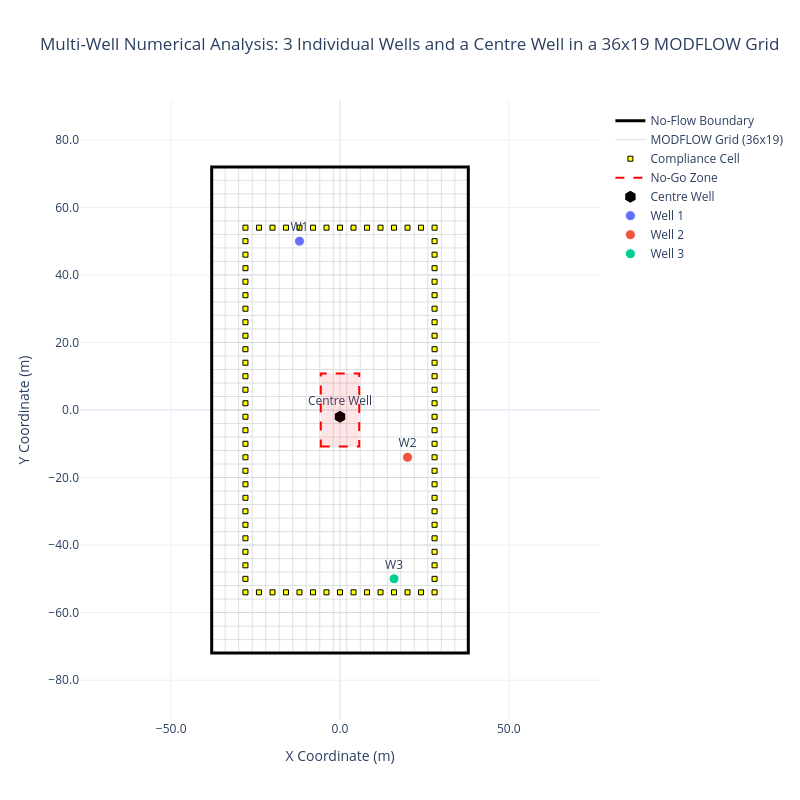

The notebook cell this image was saved under:
### Code cell
# generate grid lines for plotting
x_edges = np.linspace(-lx/2, lx/2, ncol + 1)
y_edges = np.linspace(-ly/2, ly/2, nrow + 1)

grid_x, grid_y = [], []
for x in x_edges:
    grid_x.extend([float(x), float(x), None])
    grid_y.extend([float(y_edges[0]), float(y_edges[-1]), None])
for y in y_edges:
    grid_x.extend([float(x_edges[0]), float(x_edges[-1]), None])
    grid_y.extend([float(y), float(y), None])

fig = go.Figure()

# plot domain boundary
fig.add_shape(type="rect", x0=-lx/2, y0=-ly/2, x1=lx/2, y1=ly/2, 
              line=dict(color="black"), opacity=0.1)

# plot boundary conditions
fig.add_shape(
    type="rect", x0=-lx/2, y0=-ly/2, x1=lx/2, y1=ly/2,
    line=dict(color="black", width=3),
    fillcolor="rgba(0,0,0,0)",
)

fig.add_trace(go.Scatter(
    x=[None], y=[None], mode='lines',
    line=dict(color='black', width=3),
    name="No-Flow Boundary"
))

# plot grid lines
fig.add_trace(go.Scatter(x=grid_x, y=grid_y, mode='lines', 
                         line=dict(color='silver', width=0.5), 
                         name=f"MODFLOW Grid ({nrow}x{ncol})", hoverinfo='skip'))

# plot compliance cells
cp_x = [xc[r, c] for r, c in cp_cells]
cp_y = [yc[r, c] for r, c in cp_cells]
fig.add_trace(go.Scatter(
    x=cp_x, y=cp_y, mode='markers',
    marker=dict(color='yellow', size=5, symbol='square', line=dict(width=1, color='black')),
    name="Compliance Cell"
))

# plot the no-go zone
fig.add_shape(
    type="rect", x0=-nogo_hw, y0=-nogo_hh, x1=nogo_hw, y1=nogo_hh,
    line=dict(color="red", width=2, dash='dash'),
    fillcolor="rgba(255,0,0,0.1)",
    name="No-Go Zone"
)

fig.add_trace(go.Scatter(
    x=[None], y=[None], mode='lines',
    line=dict(color='red', width=2, dash='dash'),
    name="No-Go Zone"
))

# plot the centre well
fig.add_trace(go.Scatter(
    x=[centre_well_x], y=[centre_well_y], mode='markers+text', 
    text=["Centre Well"], textposition="top center",
    marker=dict(color='black', size=12, symbol='hexagon'), 
    name="Centre Well"
))

# plot the random wells
colours = ['#636EFA', '#EF553B', '#00CC96', '#AB63FA', '#FFA15A', '#19D3F3']
for i, w in enumerate(wells):
    color = colours[i % len(colours)]
    fig.add_trace(go.Scatter(
        x=[xc[w['r'], w['c']]], y=[yc[w['r'], w['c']]], mode='markers+text', 
        text=[f"W{i+1}"], textposition="top center",
        marker=dict(color=color, size=10, line=dict(width=1, color='white')), 
        name=f"Well {i+1}"
    ))

# pretty up the layout
plot_limit = max(lx, ly) / 2 + 5
fig.update_layout(
    title=f"Multi-Well Numerical Analysis: {n_wells} Individual Wells and a Centre Well in a {nrow}x{ncol} MODFLOW Grid",
    xaxis=dict(title="X Coordinate (m)", range=[-plot_limit, plot_limit], tickformat=".1f"),
    yaxis=dict(title="Y Coordinate (m)", range=[-plot_limit, plot_limit], tickformat=".1f",
               scaleanchor="x", scaleratio=1),
    template="plotly_white", width=800, height=800,
    legend=dict(yanchor="top", y=0.99, xanchor="left", x=1.02)
)

fig.show()

### Figure 1 — Plotly figure (JSON) as saved in the notebook; plotly's stock layout.template omitted (floating-point values rounded to 4 significant figures; data arrays with more than 128 entries replaced by an {"elided": "..."} marker saying what was removed)
{"data": [{"line": {"color": "black", "width": 3}, "mode": "lines", "name": "No-Flow Boundary", "type": "scatter", "x": [null], "y": [null]}, {"hoverinfo": "skip", "line": {"color": "silver", "width": 0.5}, "mode": "lines", "name": "MODFLOW Grid (36x19)", "type": "scatter", "x": {"elided": "171 int values"}, "y": {"elided": "171 int values"}}, {"marker": {"color": "yellow", "line": {"color": "black", "width": 1}, "size": 5, "symbol": "square"}, "mode": "markers", "name": "Compliance Cell", "type": "scatter", "x": [-28, -28, -24, -24, -20, -20, -16, -16, -12, -12, -8, -8, -4, -4, 0, 0, 4, 4, 8, 8, 12, 12, 16, 16, 20, 20, 24, 24, 28, 28, -28, 28, -28, 28, -28, 28, -28, 28, -28, 28, -28, 28, -28, 28, -28, 28, -28, 28, -28, 28, -28, 28, -28, 28, -28, 28, -28, 28, -28, 28, -28, 28, -28, 28, -28, 28, -28, 28, -28, 28, -28, 28, -28, 28, -28, 28, -28, 28, -28, 28, -28, 28], "y": [54, -54, 54, -54, 54, -54, 54, -54, 54, -54, 54, -54, 54, -54, 54, -54, 54, -54, 54, -54, 54, -54, 54, -54, 54, -54, 54, -54, 54, -54, 50, 50, 46, 46, 42, 42, 38, 38, 34, 34, 30, 30, 26, 26, 22, 22, 18, 18, 14, 14, 10, 10, 6, 6, 2, 2, -2, -2, -6, -6, -10, -10, -14, -14, -18, -18, -22, -22, -26, -26, -30, -30, -34, -34, -38, -38, -42, -42, -46, -46, -50, -50]}, {"line": {"color": "red", "dash": "dash", "width": 2}, "mode": "lines", "name": "No-Go Zone", "type": "scatter", "x": [null], "y": [null]}, {"marker": {"color": "black", "size": 12, "symbol": "hexagon"}, "mode": "markers+text", "name": "Centre Well", "text": ["Centre Well"], "textposition": "top center", "type": "scatter", "x": [0], "y": [-2]}, {"marker": {"color": "#636EFA", "line": {"color": "white", "width": 1}, "size": 10}, "mode": "markers+text", "name": "Well 1", "text": ["W1"], "textposition": "top center", "type": "scatter", "x": [-12], "y": [50]}, {"marker": {"color": "#EF553B", "line": {"color": "white", "width": 1}, "size": 10}, "mode": "markers+text", "name": "Well 2", "text": ["W2"], "textposition": "top center", "type": "scatter", "x": [20], "y": [-14]}, {"marker": {"color": "#00CC96", "line": {"color": "white", "width": 1}, "size": 10}, "mode": "markers+text", "name": "Well 3", "text": ["W3"], "textposition": "top center", "type": "scatter", "x": [16], "y": [-50]}], "layout": {"height": 800, "legend": {"x": 1.02, "xanchor": "left", "y": 0.99, "yanchor": "top"}, "shapes": [{"line": {"color": "black"}, "opacity": 0.1, "type": "rect", "x0": -38, "x1": 38, "y0": -72, "y1": 72}, {"fillcolor": "rgba(0,0,0,0)", "line": {"color": "black", "width": 3}, "type": "rect", "x0": -38, "x1": 38, "y0": -72, "y1": 72}, {"fillcolor": "rgba(255,0,0,0.1)", "line": {"color": "red", "dash": "dash", "width": 2}, "name": "No-Go Zone", "type": "rect", "x0": -5.7, "x1": 5.7, "y0": -10.8, "y1": 10.8}], "title": {"text": "Multi-Well Numerical Analysis: 3 Individual Wells and a Centre Well in a 36x19 MODFLOW Grid"}, "width": 800, "xaxis": {"range": [-77, 77], "tickformat": ".1f", "title": {"text": "X Coordinate (m)"}}, "yaxis": {"range": [-77, 77], "scaleanchor": "x", "scaleratio": 1, "tickformat": ".1f", "title": {"text": "Y Coordinate (m)"}}}}
